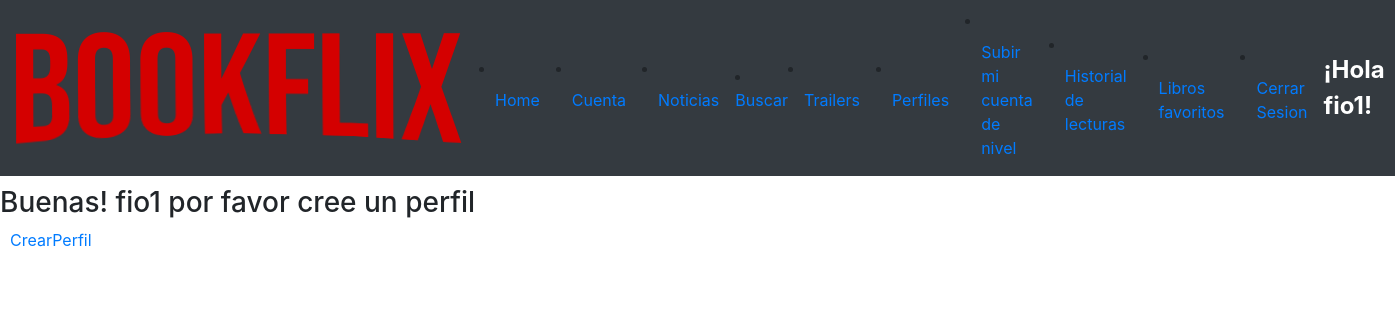
Before: /select_perfil/ (signed in) with the older database file.
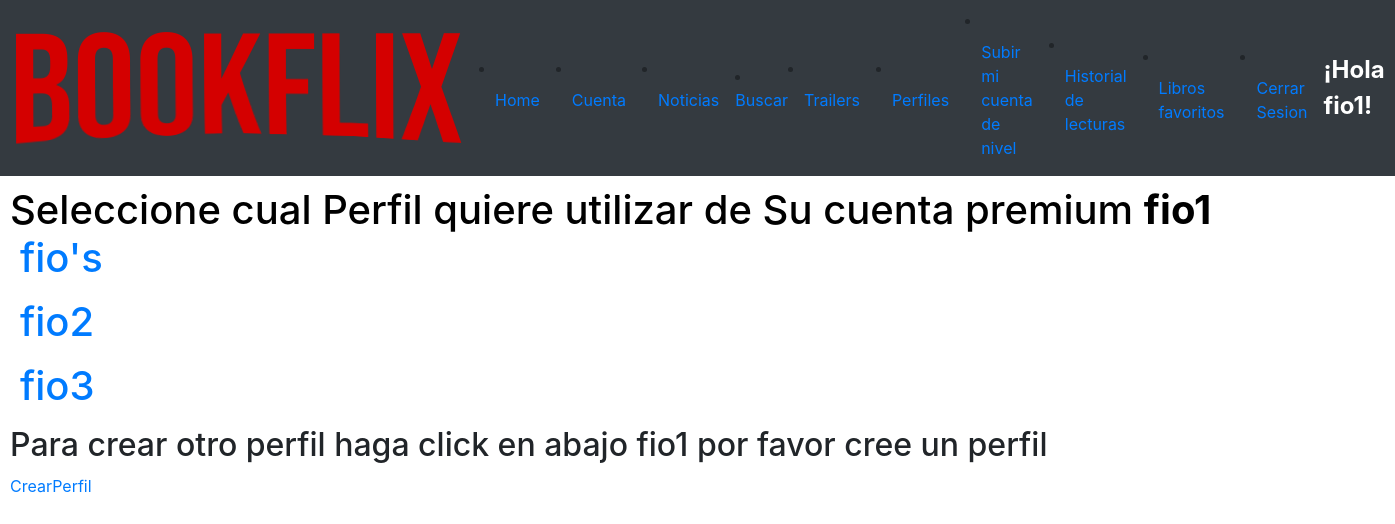
After: the same page with the newer database file.
### appBookflix/models.py (models this page shows, shortened)
class Account(AbstractBaseUser):
    free='free'
    normal='normal'
    premium='premium'
    admin = 'admin'
    AC_CHOICES= (
        (free, 'free'),
        (normal, 'normal'),
        (premium, 'premium'),
        (admin, 'admin')
    )
    email = models.EmailField(verbose_name='mail',max_length=60, unique=True)
    username = models.CharField("nombre de usuario", max_length=50, unique=True)
    date_joined = models.DateTimeField(verbose_name='date joined', auto_now_add=True)
    last_login = models.DateField(verbose_name='last login', auto_now=True)
    is_admin = models.BooleanField(default=False)
    is_active = models.BooleanField(default=True)
    is_staff = models.BooleanField(default=False)
    is_superuser = models.BooleanField(default=False)
    confirmo= models.BooleanField(default=False)
    plan = models.CharField( max_length=8, choices=AC_CHOICES, default=free)
    date_start_plan = models.DateField(blank=True, null=True, auto_now=False, auto_now_add=False)
    time_pay = models.IntegerField(default=0)
    objects = MyAccountManager()
    USERNAME_FIELD = 'email' #LE ESTOY INDICANDO QUE PARA LOGUEARSE TIENE QUE USAR EL EMAIL
    REQUIRED_FIELDS = ['username'] #ACÁ VAN LOS CAMPOS QUE QUIERO QUE SEAN REQUERIDO, CON COMAS LE AGREGO LOS QUE QUIERA
    def nombre(self):
        return self.username
    class Meta:
        verbose_name = "Cuenta"
        verbose_name_plural = "Cuentas"

class Profile(models.Model):
    name= models.CharField("nombre", max_length=50)
    account= models.ForeignKey(Account, on_delete=models.CASCADE, verbose_name="cuenta")
    is_active_now= models.BooleanField("esta activo ahora",default=False)
    hour_activation= models.DateTimeField("hora de activacion", auto_now=False, auto_now_add=False, blank=True, null=True)
    pleasures_gender = models.ManyToManyField(Genero, blank=True, null=True, verbose_name="genero")
    pleasures_author = models.ManyToManyField(Autor, blank=True, null=True, verbose_name="autor")
    pleasures_editorial = models.ManyToManyField(Editorial,blank=True, null=True, verbose_name="editorial")
    date_of_creation = models.DateTimeField("fecha de creacion",default=timezone.now)
    class Meta:
        verbose_name = "Perfil"
        verbose_name_plural = "Perfiles"
        unique_together= ('name', 'account')

### appBookflix/views.py (the view)
# urls.py: path('select_perfil/', select_perfil, name='seleccionarPerfil'),
def select_perfil(request):
    perfiles = Profile.objects.filter(account = request.user)
    return render(request, "appBookflix/select_perfil.html", {'perfiles': perfiles,}) #"tarjetaActual": tarjetaActual, "perfilActual":perfilActual})

### appBookflix/templates/appBookflix/select_perfil.html (shortened to what this page needs)
<html>
<body>
    {% if request.user.is_active %}
        {% include "appBookflix/navbar.html" %}
        <h1 style="color: black; margin: 10;">
        {% if request.user.plan == "free" %}
            {% if perfiles|length > 0 %}
                Seleccione cual Perfil quiere utilizar de <b>{{request.user.username}}</b>
                {% for perfil in perfiles %}
                    <p>
                        <a style="margin: 10;" href="/perfil_seleccionado/{{perfil.id}}">{{perfil.name}}</a>
                    </p>
                {% endfor %}
            {% else %}
                <h1>Buenas! {{request.user.username}} por favor cree un perfil</h1>
                <a href="/crearPerfil/">CrearPerfil</a>
            {% endif %}
        {% elif request.user.plan == "premium" %}
            {% if perfiles|length > 0 %}
                Seleccione cual Perfil quiere utilizar de Su cuenta premium <b>{{request.user.username}}</b>
                {% for perfil in perfiles %}
                    <p>
                        <a style="margin: 10;" href="/perfil_seleccionado/{{perfil.id}}">{{perfil.name}}</a>
                    </p>
                {% endfor %}
                {% if perfiles|length < 4 %}
                    <h2 style="margin: 10;">Para crear otro perfil haga click en abajo {{request.user.username}} por favor cree un perfil</h2>
                    <a style="margin: 10;" href="/crearPerfil/">CrearPerfil</a>
                {% endif %}
            {% else %}
                <h3>Buenas! {{request.user.username}} por favor cree un perfil</h3>
                <a style="margin: 10;" href="/crearPerfil/">CrearPerfil</a>
            {% endif %}
        {% endif %}
    {% else %}
        <hr>
        <h1>Área solo para usuarios logueados</h1>
    {% endif %}
</body>
</html>

### appBookflix/templates/appBookflix/navbar.html (shortened to what this page needs)
{% load static %}
{% load static%}
{% load bootstrap4 %}
{% bootstrap_css %}
<nav class="navbar navbar-expand-lg navbar-dark bg-dark">
   <a class="navbar-brand" href="#">
      <img src={% static '/images/bookflix.png' %} alt="logo" width="" height="">
    </a>
   {% if not request.user.is_admin  and request.user.is_active %}
    <div class="collapse navbar-collapse" id="navbarNav">
       <li class="nav-item active">
         <a class="nav-link" href="/home ">Home <span class="sr-only">(current)</span></a>
       </li>
       <li class="nav-item">
        <a class="nav-link" href="/perfil">Cuenta</a>
      </li>
       <li class="nav-item">
         <a class="nav-link" href="/publicaciones">Noticias</a>
       </li>
       <li><a href="/buscar ">Buscar</a></li>
       <li class="nav-item">
         <a class="nav-link" href="/trailers">Trailers</a>
       </li>
       <li class="nav-item">
         <a class="nav-link" href="/select_perfil">Perfiles</a>
       </li>
        <li class="nav-item">
         <a class="nav-link" href="/solicitar_cambio">Subir mi cuenta de nivel</a>
       </li>
        <li><a class="nav-link" href="/historial">Historial de lecturas</a></li>
       <li><a class="nav-link" href="/favoritos">Libros favoritos</a></li>
       <li><a class="nav-link" href="/logout">Cerrar Sesion</a></li>
       <span class="ml-auto" style="font-weight: bold;color: white !important;font-size: 1.5rem;">
      ¡Hola {{request.user.username}}!
    </span>
   {% endif %}
 </nav>

Changed rows visible on the page:
changed Account "fio1": user.username (not shown) → "fio1"
added Profile: name "fio's"
added Profile: name "fio2"
added Profile: name "fio3"
Other visible differences:
text no longer shown: "Buenas!"
text now shown: "Seleccione cual Perfil quiere utilizar de Su cuenta premium Para crear otro perfil haga click en abajo"
